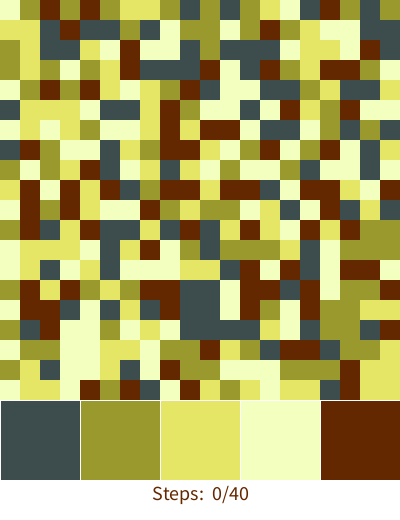
Frame 1 (no input)
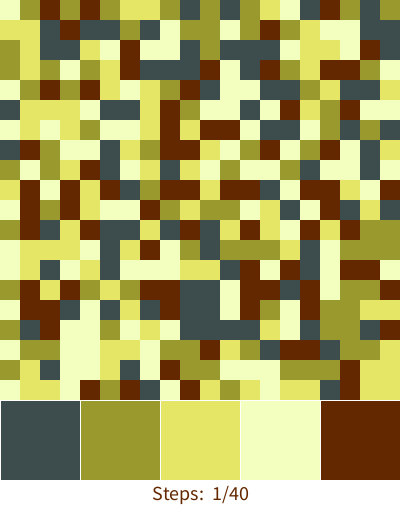
Frame 2 (the mouse pressed at the canvas centre, redrawn once)

The Processing sketch that drew these frames (run headless with seeded random() and noise(); the mouse was pressed at the canvas centre and the sketch redrawn once):

// Processing sketch: processing_128004
// ── processing_128004.pde

int steps = 0;
int numBoxes = 400;
ColorBox[] boxes = new ColorBox[numBoxes];
ColorButton[] buttons = new ColorButton[5];
ArrayList<ColorBox> changelist = new ArrayList<ColorBox>();

void setup() {
  size(400, 520);
  int i = 0;
  for (int y = 0; y < 400; y+=20) {
    for (int x = 0; x < width; x+=20) {
      boxes[i] = new ColorBox(i, x, y);
      i++;
    }
  } 
  changelist.add(boxes[0]);

  buttons[0] = new ColorButton(0, 400, color(61, 76, 76));
  buttons[1] = new ColorButton(80, 400, color(153, 153, 46));
  buttons[2] = new ColorButton(160, 400, color(229, 229, 102));
  buttons[3] = new ColorButton(240, 400, color(242, 255, 191));
  buttons[4] = new ColorButton(320, 400, color(100, 40, 0));
}



void draw() {
  background(255);
  for (int i = 0; i < numBoxes; i++) {
    boxes[i].display();
  }
  for (int i = 0; i < buttons.length; i++) {
    buttons[i].display();
  }

  textAlign(CENTER);
  textSize(20);
  text("Steps:  " + steps + "/40", width/2, 500 );
  if (steps >= 40) {
    text("GAME OVER! \n Press any key to play again!", width/2, 200);
  }
  noLoop();
}


void mousePressed() {
  steps++;
  if (steps <= 40) {
    for (int i = 0; i < buttons.length; i++) {
      if (buttons[i].hitTest(mouseX, mouseY) == true) {
        color myColor = buttons[i].c;  //  Check the color of each of the squares
        checkColorAndAddToArrayList();

        //Change the color of all that are touching
        changeColor(myColor);
        loop();
        return;
      }
    }
  }
}

void keyPressed() {
  if (steps > 40) {
    steps = 0; 
    changelist.clear(); 
    setup();
    loop();
  }
}



void changeColor(color newColor) {
  for (int i = 0; i< changelist.size(); i++) {
    ColorBox current = (ColorBox)(changelist.get(i));
    current.c = newColor;
  }
}





void checkColorAndAddToArrayList() {
  //  For each one on the list - check its neighbors
  //  If they aren't already on the list, and have the same color as 0, add them to the end of the list
  //  change the color of everything on the list
  color base = boxes[0].c;
  for (int i = 0; i < changelist.size(); i++) {
    ColorBox current = changelist.get(i);
    //north
    if (current.index-20 > 0) {
      ColorBox test = boxes[current.index-20];
      if (test.c==base) {
        if (!changelist.contains(test)) {
          changelist.add(test);
        }
      }
    }

    //east
    //  Check that current is not on right side of screen
    if ((current.index)% 20 != 19) {
      ColorBox test = boxes[current.index+1];
      if (test.c == base) {
        if (!changelist.contains(test)) {
          changelist.add(test);
        }
      }
    }

    //south
    if (current.index+20 < 400) {
      ColorBox test = boxes[current.index+20];
      if (test.c==base) {
        if (!changelist.contains(test)) {
          changelist.add(test);
        }
      }
    }      

    //west
    // Check that current is not on left side of screen
    if (((current.index)%20) != 0) {
      ColorBox test = boxes[current.index-1];
      if (test.c==base) {
        if (!changelist.contains(test)) {
          changelist.add(test);
        }
      }
    }
  }
}

class ColorBox{
  int index;
  int x, y; 
  //color 
  color c;
  int boxSize = 20;

  ColorBox(int i, int newx, int newy){
    index = i;
    x = newx; 
    y = newy; 
    int randNum = (int) random(5);
    switch(randNum) {
    case 0: 
      c = color(61,76,76);
      break;
    case 1:
      c = color(153,153,46);
      break;
    case 2: 
      c = color(229,229,102);
      break;
    case 3:
      c = color(242,255,191);
      break;
    case 4:
      c = color(100,40,0);
      break;
    }
  }

  void display(){
    fill(c);
    noStroke();
    rect(x,y,boxSize,boxSize);

  }
}




class ColorButton {
  int x, y; 
  color c;
  int boxSize = 80;

  ColorButton(int nx, int ny, color nc) {
    x = nx;
    y = ny;
    c = nc;
  }



  void display() {
    fill(c);
    stroke(255);
    rect(x, y, boxSize, boxSize);
  }

  boolean hitTest(float mx, float my) {
    float centerX = x + boxSize/2;
    float centerY = y + boxSize/2;
    if (abs(centerX - mx)< boxSize/2 && abs(centerY -my)<boxSize/2) return true;
    else return false;
  }
}
